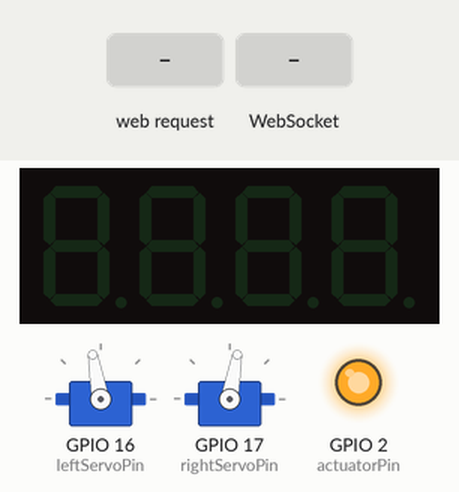
Simulated run of this sketch. Board: ESP32. Shown: 4-digit seven-segment display, 2 × servo, output pins drawn as LEDs (lit = HIGH). Inputs (shaded band) come from the test bench. WiFi joins after 1.5 s; servers stay silent unless stated; what the sketch prints to the serial monitor is not drawn.

Above: at 2.7 s.
2.8 s: HTTP request GET /non-bio received
At 4.8 s:
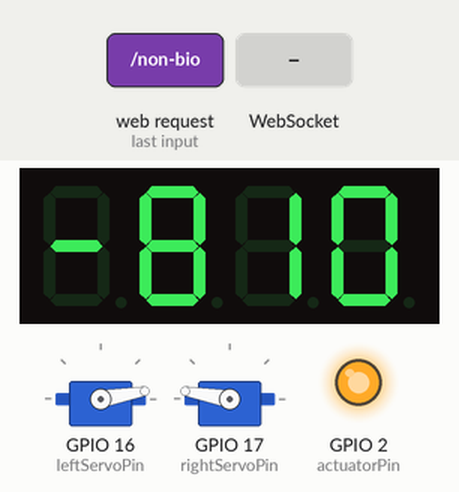
5.3 s: WebSocket text "start" received
At 7.8 s:
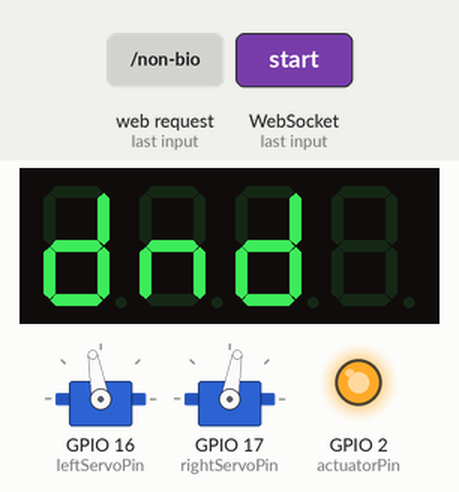
8.3 s: HTTP request GET /bio received
At 10.2 s:
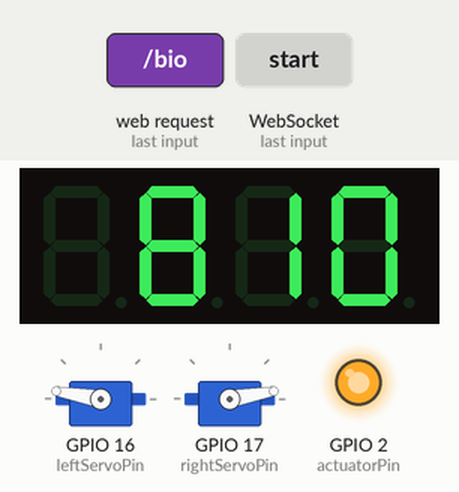
13.8 s: HTTP request GET /q received
At 15.5 s:
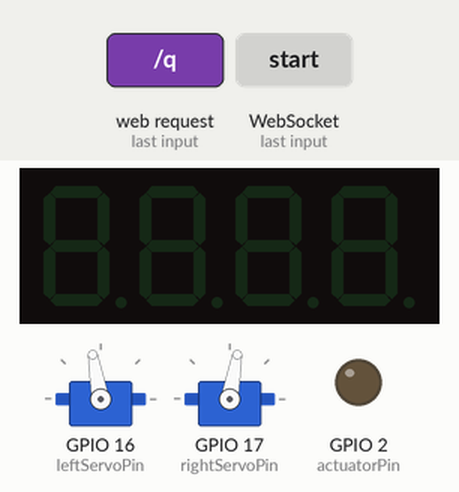
Timing chart, 0 to 17.0 s (numbered marks = the images above; inputs shaded):
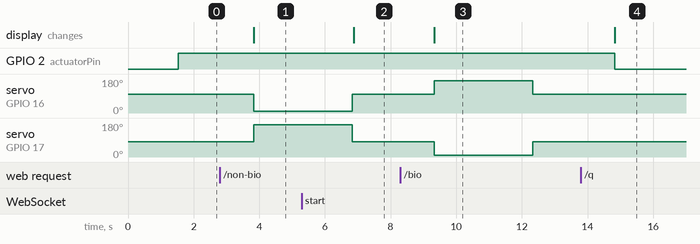

The sketch:

hardware.ino
```cpp
#include <WiFi.h>
#include <ESPmDNS.h>
#include <TM1637Display.h>
#include <WebSocketsServer.h>
#include <ESP32Servo.h>  // ✅ Servo Support

// WiFi Credentials
const char* ssid = "Null";
const char* password = "90909090";

// 7-segment TM1637 Setup
#define CLK  23
#define DIO  22
TM1637Display display(CLK, DIO);

// Actuator Pin (LED)
const int actuatorPin = 2;

//Button setup
//const int buttonPin = 5;  // GPIO pin where the button is connected
//int buttonState = 0;       // Variable to store the button state

// Servo setup
Servo servoLeft;
Servo servoRight;
const int leftServoPin = 16;
const int rightServoPin = 17;

// Web Server & WebSocket
WiFiServer server(80);
WebSocketsServer ws = WebSocketsServer(81);

bool stopProgram = false;

void setup() {
    Serial.begin(115200);

    pinMode(actuatorPin, OUTPUT);
    digitalWrite(actuatorPin, LOW);

    display.setBrightness(7);
    display.clear();

    servoLeft.attach(leftServoPin);
    servoRight.attach(rightServoPin);
    servoLeft.write(100);
    servoRight.write(80);

    //pinMode(buttonPin, INPUT_PULLUP);

    WiFi.begin(ssid, password);
    Serial.print("Connecting to WiFi...");
    while (WiFi.status() != WL_CONNECTED) {
        delay(500);
        Serial.print(".");
    }

    Serial.println("\n✅ Connected!");
    Serial.print("📡 IP Address: ");
    Serial.println(WiFi.localIP());
    digitalWrite(actuatorPin, HIGH);

    if (MDNS.begin("esp32")) {
        Serial.println("🌐 mDNS started: http://esp32.local");
    } else {
        Serial.println("❌ mDNS failed");
    }

    server.begin();
    ws.begin();
    ws.onEvent(onWebSocketEvent);
    Serial.println("🚀 WebSocket server started");
}

void loop() {
    if (stopProgram) return;

    ws.loop();

    WiFiClient client = server.available();
    if (!client) return;

    String request = "";
    unsigned long timeout = millis();
    while (client.connected() && millis() - timeout < 1000) {
        while (client.available()) {
            char c = client.read();
            request += c;
            timeout = millis();
        }
    }

    Serial.println(request);
    client.println("HTTP/1.1 200 OK");
    client.println("Content-Type: text/plain");
    client.println("Connection: close");
    client.println();

    if (request.indexOf("/bio") != -1) {
        client.println("Biodegradable Waste Command Received");
        Serial.println("Biodegradable Waste Command");
        displayBio();
        rotateRight();
    }
    else if (request.indexOf("/non-bio") != -1) {
        client.println("Non-Biodegradable Waste Command Received");
        Serial.println("Non-Biodegradable Waste Command");
        displayNonBio();
        rotateLeft();
    }
    else if (request.indexOf("/q") != -1) {
        client.println("Quitting Program...");
        Serial.println("Quit command received!");
        display.clear();
        stopProgram = true;
        digitalWrite(actuatorPin, LOW);
    }
    else {
        client.println("Unknown Command");
    }

    // Read the button state
    //buttonState = digitalRead(buttonPin);

    // If the button is pressed (LOW because we're using INPUT_PULLUP)
    //if (buttonState == LOW) {
        //Serial.println("Button pressed!");
        // Add the code to send a WebSocket message here, or call the function for photo capture
        //ws.broadcastTXT("capture");  // Call your function to capture the photo
        //delay(200);  // Debounce delay
    //}

    delay(50);
    client.flush();
    client.stop();
}

void onWebSocketEvent(uint8_t client_num, WStype_t type, uint8_t * payload, size_t length) {
    if (type == WStype_TEXT) {
        String msg = String((char*) payload);
        Serial.printf("[WS] Received: %s\n", msg.c_str());

        if (stopProgram && msg != "start") {
            ws.sendTXT(client_num, "❌ Program is stopped. Send 'start' to resume.");
            return;
        }

        if (msg == "bio") {
            ws.broadcastTXT("Biodegradable Waste");
            displayBio();
            rotateRight();
        }
        else if (msg == "non-bio") {
            ws.broadcastTXT("Non-Biodegradable Waste");
            displayNonBio();
            rotateLeft();
        }
        else if (msg == "q") {
            ws.broadcastTXT("❌ Quit command received");
            display.clear();
            stopProgram = true;
            digitalWrite(actuatorPin, LOW);
        }
        else if (msg == "start") {
            ws.broadcastTXT("✅ Program Resumed");
            stopProgram = false;
            digitalWrite(actuatorPin, HIGH);
            displayReady();
        }
        else {
            ws.sendTXT(client_num, "⚠️ Unknown command");
        }
    }
}

// 📟 Display Functions
void displayBio() {
    uint8_t segData[4] = {0x00, 0x7F, 0x06, 0x3F};  // " 810"
    display.setSegments(segData);
}

void displayNonBio() {
    uint8_t segData[4] = {0x40, 0x7F, 0x06, 0x3F};  // "-810"
    display.setSegments(segData);
}

void displayReady() {
    uint8_t segData[4] = {0x5E, 0x54, 0x5E, 0x00};  // "RDY "
    display.setSegments(segData);
}

// 🔁 Servo Functions
void rotateRight() {
    Serial.println("Turning Right (BIO)");
    servoLeft.write(170);
    servoRight.write(10);
    delay(3000);
    servoLeft.write(100);
    servoRight.write(80);
}

void rotateLeft() {
    Serial.println("Turning Left (NON-BIO)");
    servoLeft.write(10);
    servoRight.write(170);
    delay(3000);
    servoLeft.write(100);
    servoRight.write(80);
}
```

Measured:
- after the input at 2.8 s, servo on GPIO 16 (leftServoPin): 100° → 10° after 1.0 s; servo on GPIO 17 (rightServoPin): 80° → 170° after 1.0 s; the display: changes after 1.0 s (image 1)
- after the input at 5.3 s, the display: changes after 1.6 s (image 2)
- after the input at 8.3 s, servo on GPIO 16 (leftServoPin): 100° → 170° after 1.0 s, → 100° 3.0 s later; servo on GPIO 17 (rightServoPin): 80° → 10° after 1.0 s, → 80° 3.0 s later; the display: changes after 1.0 s (image 3)
- after the input at 13.8 s, GPIO 2 (actuatorPin): HIGH → LOW after 1.0 s; the display: changes after 1.0 s (image 4)
